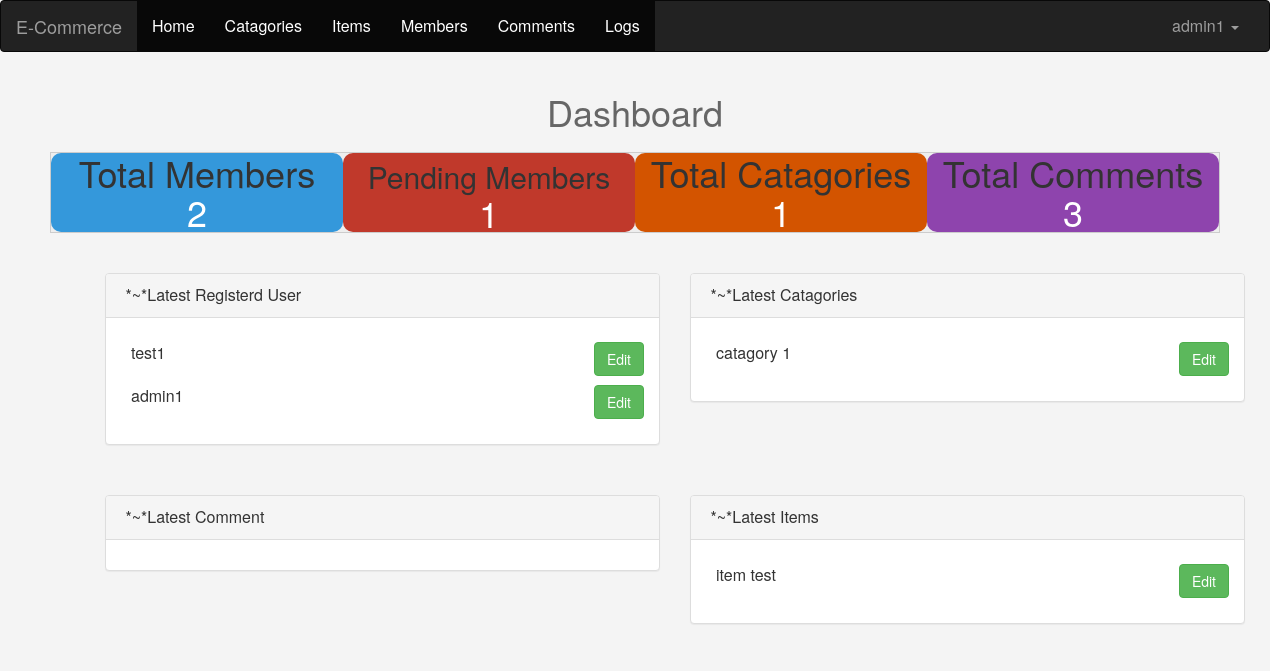
The page /admin/dashboard.php (signed in) on the database its author committed.
### tables this page shows
CREATE TABLE `users` (
  `userID` int(11) NOT NULL,
  `username` varchar(100) NOT NULL,
  `password` int(11) NOT NULL,
  `Email` varchar(100) NOT NULL,
  `fullname` varchar(100) NOT NULL,
  `GroupID` int(11) NOT NULL,
  `TrustSatus` int(10) NOT NULL DEFAULT '0',
  `RegStatus` int(10) NOT NULL DEFAULT '0',
  `date` date NOT NULL
);

CREATE TABLE `catagory` (
  `ID` int(11) NOT NULL,
  `Name` varchar(255) NOT NULL,
  `Describtion` varchar(255) NOT NULL,
  `Ordering` int(11) DEFAULT NULL,
  `Visibilty` tinyint(4) NOT NULL DEFAULT '0',
  `Allow_Comment` tinyint(4) NOT NULL DEFAULT '0',
  `Allow_Ads` tinyint(4) NOT NULL DEFAULT '0'
);

CREATE TABLE `items` (
  `itemID` int(11) NOT NULL,
  `Name` varchar(255) NOT NULL,
  `Description` text NOT NULL,
  `Price` varchar(255) NOT NULL,
  `Add_Date` date NOT NULL,
  `Country_Make` varchar(255) NOT NULL,
  `image` varchar(255) NOT NULL,
  `Satatus` varchar(255) NOT NULL,
  `catID` int(11) DEFAULT NULL,
  `memberID` int(11) DEFAULT NULL,
  `Approve` int(11) NOT NULL DEFAULT '0'
);

### admin/includes/functions/function.php (called while the page is built, shortened)
<?php
function checkName($attr,$table,$val){
    global $link;
    $stmt=$link->prepare("SELECT $attr FROM $table WHERE $attr= ?");
    $stmt->execute(array($val));
    $count=$stmt->rowCount();
    return $count;
}
function countUser($attr,$table){
    global $link;
    $stmt=$link->prepare("SELECT COUNT($attr) FROM $table");
    $stmt->execute();
   $count= $stmt->fetchColumn();
   return $count;
}
function getLatest($attr,$table,$con,$num){
    global $link;
    $stmt=$link->prepare("SELECT $attr FROM $table ORDER BY $con DESC LIMIT $num");
    $stmt->execute();
    $res=$stmt->fetchAll();
    return $res;
}
?>

### admin/dashboard.php (the view, shortened to what this page needs)
<?php
if(isset($_SESSION['username'])){
    ?>
    <div class="container" style="text-align:center">
    <h1 class='text-center' style='color:#666'>Dashboard<h1>
        <div class="row" style="background-color:#EEE;border:1px solid #CCC;">
            <div class="col-md-3"style="background-color:#3498db;border-radius:10px" >
                <div class="stat" >Total Members</div>
                <span ><a href="members.php" style="color:white;text-decoration:none"><?php echo countUser("userID","users");  ?></a></span>
            </div>
            <div class="col-md-3" style="background-color:#c0392b;border-radius:10px" >
                <div class="stat" style="font-size:30px;margin-top:7px">Pending Members</div>
                <span ><a href="members.php?page=pending" style="color:white;text-decoration:none">
                <?php echo checkName("RegStatus","users","0"); ?>
                </a></span>
            </div>
            <div class="col-md-3"style="background-color:#d35400;border-radius:10px" >
                <div class="stat">Total Catagories</div>
                <span ><a href="catagory.php?page=mange" style="color:white;text-decoration:none">
                <?php echo countUser("ID","catagory");  ?>
               </a></span>
            </div>
            <div class="col-md-3"style="background-color:#8e44ad;border-radius:10px" >
                <div class="stat">Total Comments</div>
                <span ><a href="comments.php?page=mange" style="color:white;text-decoration:none">
                <?php echo countUser("cID","comment");  ?>
               </a></span>
            </div>
        </div>
    </div>
    <div class="container" style="margin-top:30px;margin-left:90px">
        <div class="row">
            <div class="col-sm-6">
                <div class="panel panel-default">
                    <div class="panel-heading">
                        <i class="fa fa-users">*~*Latest Registerd User</i>
                   </div>
                   <div class="panel-body">
                       <ul>
                       <?php
                   $res=getLatest("*","users","userID","5");
                   foreach($res as $r){
                       echo '<li style="overflow:hidden;margin-left:-30px;margin-top:9px">'.
                        $r['username']."<span class='btn btn-success pull-right'>
                         <a href='members.php?action=edit&userid=".$r['userID']."' style='color:white;text-decoration:none'>Edit</a>
                         </span>"
                       .'</li>';
                   }
                   ?>
                   </ul>
                   </div>
                 </div>
            </div>
            <div class="col-sm-6">
                <div class="panel panel-default">
                    <div class="panel-heading">
                        <i class="fa fa-users">*~*Latest Catagories</i>
                   </div>
                   <div class="panel-body">
                   <ul>
                       <?php
                   $res=getLatest("*","catagory","ID","5");
                   foreach($res as $r){
                       echo '<li style="overflow:hidden;margin-left:-30px;margin-top:9px">'.
                        $r['Name']."<span class='btn btn-success pull-right'>
                         <a href='catagory.php?action=edit&catid=".$r['ID']."' style='color:white;text-decoration:none'>Edit</a>
                         </span>"
                       .'</li>';
                   }
                   ?>
                   </ul>
                   </div>
                 </div>
            </div>
        </div>
    </div>
    <div class="container" style="margin-top:30px;margin-left:90px">
        <div class="row">
            <div class="col-sm-6">
                <div class="panel panel-default">
                    <div class="panel-heading">
                        <i class="fa fa-users">*~*Latest Comment</i>
                   </div>
                   <div class="panel-body">
                   </div>
                 </div>
            </div>
            <div class="col-sm-6">
                <div class="panel panel-default">
                    <div class="panel-heading">
                        <i class="fa fa-users">*~*Latest Items</i>
                   </div>
                   <div class="panel-body">
                   <ul>
                       <?php
                   $res=getLatest("*","items","itemID","5");
                   foreach($res as $r){
                       echo '<li style="overflow:hidden;margin-left:-30px;margin-top:9px">'.
                        $r['Name']."<span class='btn btn-success pull-right'>
                         <a href='items.php?action=edit&itemID=".$r['itemID']."' style='color:white;text-decoration:none'>Edit</a>
                         </span>"
                       .'</li>';
                   }
                   ?>
                   </ul>
                   </div>
                 </div>
            </div>
        </div>
    </div>
    <?php
}
else{
    header('location:index.php');
}
?>

### admin/layout/css/backend.css (style rules this page uses)
body { background-color:#f4f4f4; font-size:16px; }

### rows shown on the page
users: username "test1"
users: username "admin1"
catagory: Name "catagory 1"
items: Name "item test"

### other values the page prints
$_SESSION['username'] "admin1"
countUser("userID","users") "2"
checkName("RegStatus","users","0") "1"
countUser("ID","catagory") "1"
countUser("cID","comment") "3"
